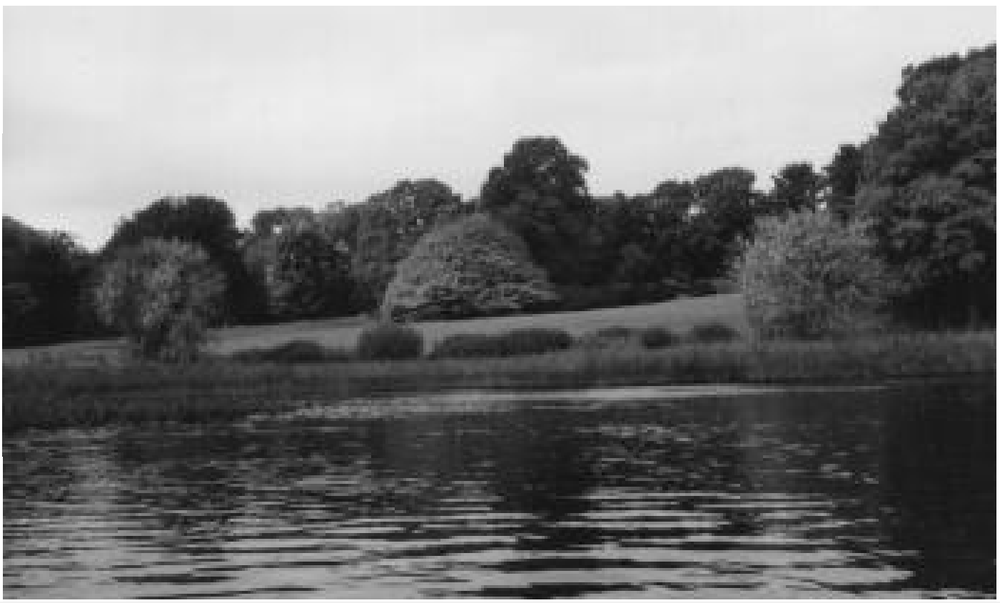
%> input picture 1A/AD/TP1/sources_TP1_AD/autumn.png, 1000 x 603 px, shrunk from 1401 x 845 before the run
$ octave exercice_2.m   (GNU Octave 9; MATLAB toolbox functions it lacks are replaced by stand-ins)
%> lines starting %> are read from the running program, lines starting %| are printed output that depends on the picture
### 1A/AD/TP1/sources_TP1_AD/ACP.m
% function ACP (pour exercice_2.m)

function [C, bornes_C, coefficients_RVG2gris] = ACP(X)

    n = length(X);

    % calcul des individus centrés et de la matrice de covariance
    Xc = X - mean(X);
    Sigma = 1 / n * (Xc' * Xc);

    % calcul des valeurs propes et vecteurs propres, puis tri décroissant
    [W, D] = eig(Sigma);
    [~, indice] = sort(diag(D), 'descend');
    W = W(:, indice); % matrice de passage de ACP vers canonique

    % calcul des coordonnées dans la base de vect propres
    % inv(W) pr passer dans l'autre sens
    C = (inv(W) * Xc'); % Xc' car les lignes sont les vecteurs à passer
    C = C'; % On remet C dans le bon format
    %C = Xc*W;

    % calcul bornes pr avoir graphe à l'échelle
    bornes_C = [min(C, [], "all") max(C, [], "all")];

    %
    coefficients_RVG2gris = W(:, 1) / norm(W(:, 1), 1);

end

### 1A/AD/TP1/sources_TP1_AD/correlation_contraste.m
% function correlation_contraste (pour exercice_1.m)

function [correlation, contraste] = correlation_contraste(X)

    n = length(X);

    % calcul des individus centrés et de la matrice de covariance
    Xc = X - mean(X);
    Sigma = 1 / n * (Xc' * Xc);

    % extraction des données de Sigma
    SigmaR2 = Sigma(1, 1);
    SigmaV2 = Sigma(2, 2);
    SigmaB2 = Sigma(3, 3);
    SigmaRV = Sigma(1, 2);
    SigmaRB = Sigma(1, 3);
    SigmaVB = Sigma(2, 3);
    SigmaR = sqrt(SigmaR2);
    SigmaV = sqrt(SigmaV2);
    SigmaB = sqrt(SigmaB2);

    %calcul des corrélations
    rRV = SigmaRV / (SigmaR * SigmaV);
    rRB = SigmaRB / (SigmaR * SigmaB);
    rVB = SigmaVB / (SigmaV * SigmaB);
    correlation = [rRV, rRB, rVB];

    % calcul des contrastes
    cR = SigmaR2 / (SigmaR2 + SigmaV2 + SigmaB2);
    cV = SigmaV2 / (SigmaR2 + SigmaV2 + SigmaB2);
    cB = SigmaB2 / (SigmaR2 + SigmaV2 + SigmaB2);
    contraste = [cR, cV, cB];
end

### 1A/AD/TP1/sources_TP1_AD/exercice_2.m
clear;
close all;
clc;

taille_ecran = get(0, 'ScreenSize');
L = taille_ecran(3);
H = taille_ecran(4);

figure('Name', 'ACP d''une image RVB', ...
    'Position', [0.1 * L, 0.1 * H, 0.8 * L, 0.7 * H], ...
    'Color', [0.7 0.75 0.85]);

% Lecture d'une image RVB :
I = imread('autumn.png');
%> I is the input picture: size 603x1000x3 uint8; min 2, max 255, mean 114.7
% I = imread('image.png');

% Decoupage de l'image en trois canaux et conversion en doubles :
R = double(I(:, :, 1));
V = double(I(:, :, 2));
B = double(I(:, :, 3));

% Matrice des donnees :
X = [R(:) V(:) B(:)]; % Les trois canaux sont vectorises et concatenes

% Analyse en composantes principales de la matrice X des donnees :
[C, bornes_C, vecteur_RVG2gris_normalise] = ACP(X); % FONCTION A CODER
%> in ACP, `Sigma = 1 / n * (Xc' * Xc);`: Sigma = [6492.2 6492.2 6492.2; 6492.2 6492.2 6492.2; 6492.2 6492.2 6492.2]
%> in ACP, `[W, D] = eig(Sigma);`: W = [-0.272 -0.77 0.577; -0.531 0.621 0.577; 0.803 0.149 0.577]; D = [-1.92e-12 0 0; 0 1.01e-12 0; 0 0 19476.7]
%> in ACP, `[~, indice] = sort(diag(D), 'descend');`: indice = [3; 2; 1]
%> in ACP, `W = W(:, indice);`: W = [0.577 -0.77 -0.272; 0.577 0.621 -0.531; 0.577 0.149 0.803]
%> in ACP, `bornes_C = [min(C, [], "all") max(C, [], "all")];`: bornes_C = [-195.2 243]
%> in ACP, `coefficients_RVG2gris = W(:, 1) / norm(W(:, 1), 1);`: coefficients_RVG2gris = [0.333; 0.333; 0.333]
%> bornes_C = [-195.2 243]; vecteur_RVG2gris_normalise = [0.333; 0.333; 0.333]
C1 = C(:, 1);
C2 = C(:, 2);
C3 = C(:, 3);

% Calcul des correlations et contrastes :
[correlation, contraste] = correlation_contraste(C); % FONCTION A CODER
%> in correlation_contraste, `Sigma = 1 / n * (Xc' * Xc);`: Sigma = [19476.7 -3.31e-13 -5.06e-14; -3.31e-13 2.71e-29 1.08e-30; -5.06e-14 1.08e-30 9.61e-30]
%> in correlation_contraste, `SigmaR2 = Sigma(1, 1);`: SigmaR2 = 19476.7
%> in correlation_contraste, `SigmaV2 = Sigma(2, 2);`: SigmaV2 = 2.71e-29
%> in correlation_contraste, `SigmaB2 = Sigma(3, 3);`: SigmaB2 = 9.61e-30
%> in correlation_contraste, `SigmaRV = Sigma(1, 2);`: SigmaRV = -3.31e-13
%> in correlation_contraste, `SigmaRB = Sigma(1, 3);`: SigmaRB = -5.06e-14
%> in correlation_contraste, `SigmaVB = Sigma(2, 3);`: SigmaVB = 1.08e-30
%> in correlation_contraste, `SigmaR = sqrt(SigmaR2);`: SigmaR = 139.6
%> in correlation_contraste, `SigmaV = sqrt(SigmaV2);`: SigmaV = 5.21e-15
%> in correlation_contraste, `SigmaB = sqrt(SigmaB2);`: SigmaB = 3.1e-15
%> in correlation_contraste, `rRV = SigmaRV / (SigmaR * SigmaV);`: rRV = -0.455
%> in correlation_contraste, `rRB = SigmaRB / (SigmaR * SigmaB);`: rRB = -0.117
%> in correlation_contraste, `rVB = SigmaVB / (SigmaV * SigmaB);`: rVB = 0.0668
%> in correlation_contraste, `correlation = [rRV, rRB, rVB];`: correlation = [-0.455 -0.117 0.0668]
%> in correlation_contraste, `cR = SigmaR2 / (SigmaR2 + SigmaV2 + SigmaB2);`: cR = 1
%> in correlation_contraste, `cV = SigmaV2 / (SigmaR2 + SigmaV2 + SigmaB2);`: cV = 1.39e-33
%> in correlation_contraste, `cB = SigmaB2 / (SigmaR2 + SigmaV2 + SigmaB2);`: cB = 4.93e-34
%> in correlation_contraste, `contraste = [cR, cV, cB];`: contraste = [1 1.39e-33 4.93e-34]
%> correlation = [-0.455 -0.117 0.0668]; contraste = [1 1.39e-33 4.93e-34]

% Affichage du nuage de pixels dans le repere des composantes principales :
subplot(1, 3, 1);
plot3(C1, C2, C3, '.', 'MarkerSize', 3, 'Color', "#4DBEEE")
axis equal;
set(gca, 'FontSize', 10);
xlabel('C_1', 'FontWeight', 'bold', 'FontSize', 15)
ylabel('C_2', 'FontWeight', 'bold', 'FontSize', 15)
zlabel('C_3', 'FontWeight', 'bold', 'FontSize', 15)
view([105 30])
rotate3d;
grid on;
title({'Representation 3D des pixels dans' ...
       'l''espace des composantes principales'}, 'FontSize', 20)

% Affichage de l'image RVB :
subplot(3, 3, 2);
imagesc(I);
axis image off;
title('Image RVB', 'FontSize', 20);

% Affichage des correlations :
subplot(7, 3, 11);
axis off
title(['r_{C_1C_2} = ' num2str(correlation(1), '%.2f')], 'FontSize', 20);

% Affichage des correlations :
subplot(7, 3, 14);
axis off
title(['r_{C_1C_3} = ' num2str(correlation(2), '%.2f')], 'FontSize', 20);

% Affichage des correlations :
subplot(7, 3, 17);
axis off
title(['r_{C_2C_3} = ' num2str(correlation(3), '%.2f')], 'FontSize', 20);

% Affichage des correlations :
subplot(12, 3, 35);
axis off
title(['C_1 = ' num2str(vecteur_RVG2gris_normalise(1), '%.3f') '\color{red} R' ...
           '\color{black} + ' num2str(vecteur_RVG2gris_normalise(2), '%.3f') '\color{green} V' ...
           '\color{black} + ' num2str(vecteur_RVG2gris_normalise(3), '%.3f') '\color{blue} B'], ...
    'FontSize', 20);

% Affichage de la premiere composante principale :
colormap gray; % Pour afficher les images en niveaux de gris
subplot(3, 3, 3);
imagesc(reshape(C1, size(R)));
clim(bornes_C)
axis image off;
colorbar;
title(['Composante n°1 > contraste = ' num2str(100 * contraste(1), '%.1f') '%'], 'FontSize', 20);

% Affichage de la deuxieme composante principale :
subplot(3, 3, 6);
imagesc(reshape(C2, size(V)));
clim(bornes_C)
axis image off;
colorbar;
title(['Composante n°2 > contraste = ' num2str(100 * contraste(2), '%.1f') '%'], 'FontSize', 20);

% Affichage de la troisieme composante principale :
subplot(3, 3, 9);
imagesc(reshape(C3, size(B)));
clim(bornes_C)
axis image off;
colorbar;
title(['Composante n°3 > contraste = ' num2str(100 * contraste(3), '%.1f') '%'], 'FontSize', 20);
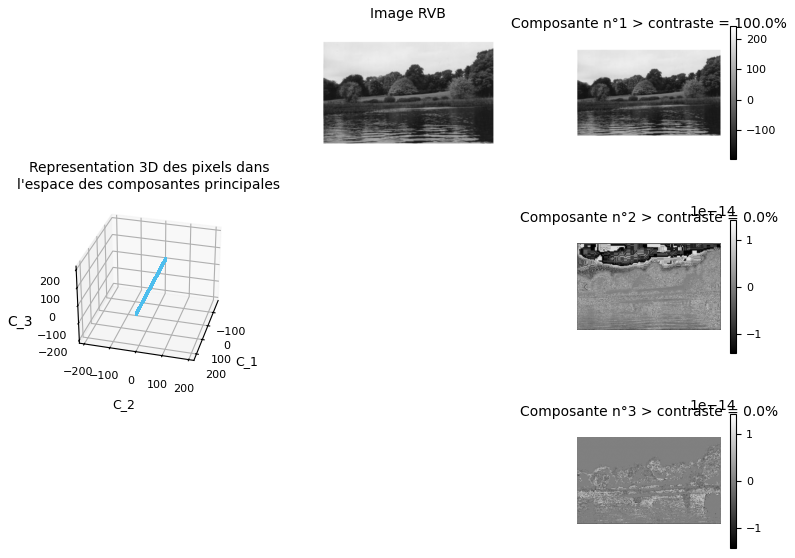
%> figure redrawn from the program's plot data, 5 panels
